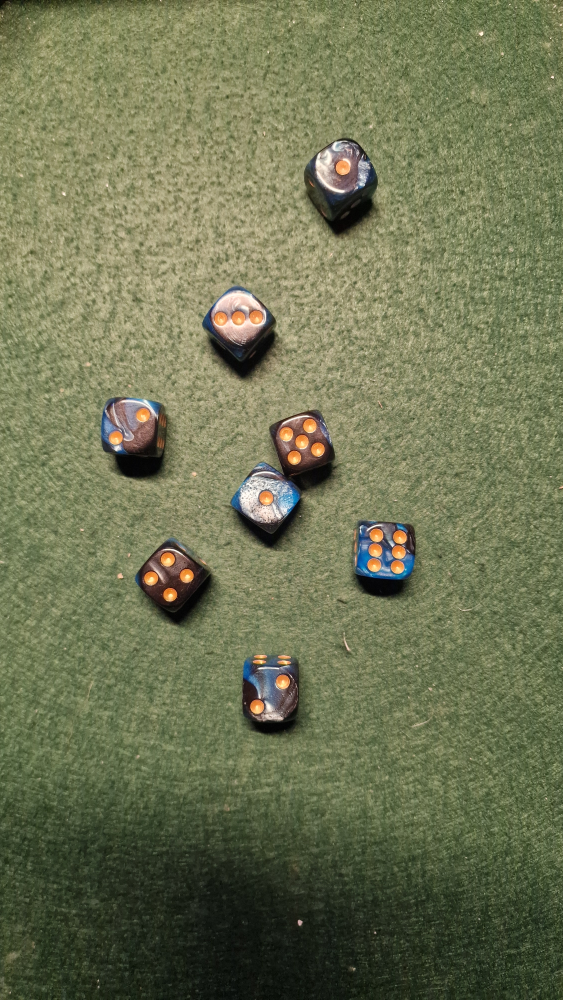
#> input picture pytest/dice2.jpg, 2252 x 4000 px (shown at 1/4 size)
$ python worksforpicture.py
#> lines starting #> are read from the running program, lines starting #| are printed output that depends on the picture; after the words box and inside, x2 and y2 are one past the last pixel; in counts of white or black regions, pixels touching at a corner belong together
import cv2
import numpy as np
from sklearn import cluster

dicePic = cv2.imread("./dice2.jpg", cv2.IMREAD_COLOR)
#> dicePic is the input picture: shape (4000, 2252, 3); mean B, G, R 83.5, 116.2, 111.1
img = cv2.resize(dicePic, None, fx=0.25, fy=0.25, interpolation=cv2.INTER_AREA)
gray = cv2.cvtColor(img, cv2.COLOR_BGR2GRAY)
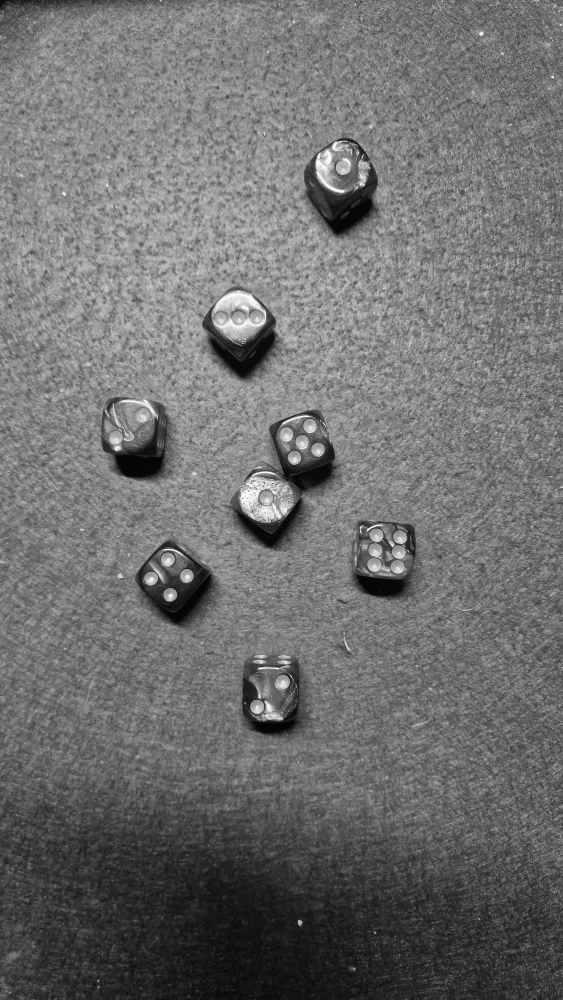
#> gray: shape (1000, 563); min 2, max 253, mean 110.9

def nothing(x):
    pass

cv2.namedWindow("controls")
cv2.createTrackbar("contour_blur", "controls", 9, 15, nothing)
cv2.createTrackbar("canny_low", "controls", 120, 255, nothing)
cv2.createTrackbar("canny_high", "controls", 60, 255, nothing)
cv2.createTrackbar("dist", "controls", 30, 200, nothing)
cv2.createTrackbar("circularity", "controls", 5, 10, nothing)
cv2.createTrackbar("min_area", "controls", 30, 200, nothing)
cv2.createTrackbar("max_area", "controls", 150, 500, nothing)
cv2.createTrackbar("render_contours", "controls", 1, 1, nothing)
cv2.createTrackbar("render_pips", "controls", 0, 1, nothing)
cv2.createTrackbar("render_area", "controls", 0, 1, nothing)
cv2.createTrackbar("render_circularity", "controls", 0, 1, nothing)
cv2.createTrackbar("render_dice_val", "controls", 0, 1, nothing)

def detect_pips_with_dice_contours(img_bgr, dice_contours, dist, circularity_lower, min_area, max_area, r_pips, r_area, r_circ, r_val):
    vis = img_bgr.copy()

    all_pip_centers = []

    for die in dice_contours:
        x, y, w, h = cv2.boundingRect(die)

        pad = int(0.1 * max(w, h))
        x0 = max(x - pad, 0)
        y0 = max(y - pad, 0)
        x1 = min(x + w + pad, img_bgr.shape[1])
        y1 = min(y + h + pad, img_bgr.shape[0])

        roi = img_bgr[y0:y1, x0:x1]

        # LAB B-channel for gold pips
        lab = cv2.cvtColor(roi, cv2.COLOR_BGR2LAB)
        b = lab[:, :, 2]

        b = cv2.GaussianBlur(b, (5, 5), 0)
        b = cv2.normalize(b, None, 0, 255, cv2.NORM_MINMAX)
        _, mask = cv2.threshold(b, 200, 255, cv2.THRESH_BINARY)

        kernel = cv2.getStructuringElement(cv2.MORPH_ELLIPSE, (5, 5))
        mask = cv2.morphologyEx(mask, cv2.MORPH_OPEN, kernel)
        mask = cv2.morphologyEx(mask, cv2.MORPH_CLOSE, kernel)

        contours, _ = cv2.findContours(
            mask,
            cv2.RETR_EXTERNAL,
            cv2.CHAIN_APPROX_SIMPLE
        )

        for c in contours:
            area = cv2.contourArea(c)
            if area < min_area or area > max_area:
                continue

            peri = cv2.arcLength(c, True) # noise / single point countour filtering
            if peri == 0:
                continue

            circularity = 4 * np.pi * area / (peri * peri)
            if circularity < circularity_lower:
                continue

            M = cv2.moments(c)
            if M["m00"] == 0:
                continue

            cx = int(M["m10"] / M["m00"]) + x0
            cy = int(M["m01"] / M["m00"]) + y0
            all_pip_centers.append((cx, cy))

            if r_circ:
                cv2.putText(
                    vis,
                    str(circularity),
                    (cx, cy - 12),
                    cv2.FONT_HERSHEY_SIMPLEX,
                    0.9,
                    (255, 0, 0),
                    2
                )

            if r_area:
                cv2.putText(
                    vis,
                    str(area),
                    (cx, cy - 12),
                    cv2.FONT_HERSHEY_SIMPLEX,
                    0.9,
                    (255, 0, 0),
                    2
                )

    if len(all_pip_centers) == 0:
        return [], vis

    # estimate pip spacing globally
    dists = []
    for i in range(len(all_pip_centers)):
        for j in range(i + 1, len(all_pip_centers)):
            dists.append(
                np.linalg.norm(
                    np.array(all_pip_centers[i]) - np.array(all_pip_centers[j])
                )
            )

    spacing = np.percentile(dists, 25)
    max_dist = spacing * dist # distance threshold

    clusters = []
    used = [False] * len(all_pip_centers)

    for i, p in enumerate(all_pip_centers):
        if used[i]:
            continue

        cluster = [p]
        used[i] = True
        stack = [i]

        while stack:
            idx = stack.pop()
            for j, q in enumerate(all_pip_centers):
                if used[j]:
                    continue
                if np.linalg.norm(
                    np.array(all_pip_centers[idx]) - np.array(q)
                ) < max_dist:
                    used[j] = True
                    stack.append(j)
                    cluster.append(q)

        clusters.append(cluster)

    results = []

    for cluster in clusters:
        cx = int(np.mean([p[0] for p in cluster]))
        cy = int(np.mean([p[1] for p in cluster]))

        if r_pips:
            for p in cluster:
                cv2.circle(vis, p, 4, (0, 0, 255), -1)

        if r_val:
            cv2.putText(
                vis,
                str(len(cluster)),
                (cx, cy - 12),
                cv2.FONT_HERSHEY_SIMPLEX,
                0.9,
                (255, 0, 0),
                2
            )

        results.append({
            "pip_count": len(cluster),
            "center": (cx, cy),
            "pips": cluster
        })

    return results, vis

def get_dice_contours(img_blurred, low, high):
    edges = cv2.Canny(img_blurred, low, high)
    kernel = cv2.getStructuringElement(cv2.MORPH_RECT, (5, 5))
    edges_thick = cv2.dilate(edges, kernel, iterations=2)

    edges_closed = cv2.morphologyEx(
        edges_thick,
        cv2.MORPH_CLOSE,
        kernel,
        iterations=2
    )

    filled = edges_closed.copy()
    h, w = filled.shape
    mask = np.zeros((h + 2, w + 2), np.uint8)

    cv2.floodFill(filled, mask, (0, 0), 255)
    filled = cv2.bitwise_not(filled)
    filled = cv2.bitwise_or(filled, edges_closed)

    contours, _ = cv2.findContours(
        filled,
        cv2.RETR_EXTERNAL,
        cv2.CHAIN_APPROX_SIMPLE
    )

    dice = []
    for c in contours:
        area = cv2.contourArea(c)
        if area < 2000 or area > 20000:
            continue
        dice.append(c)
    return dice

while True:
    cBlur = cv2.getTrackbarPos("contour_blur", "controls")
    low = cv2.getTrackbarPos("canny_low", "controls")
    high = cv2.getTrackbarPos("canny_high", "controls")
    dist = cv2.getTrackbarPos("dist", "controls")
    circ_val = cv2.getTrackbarPos("circularity", "controls")
    min_area = cv2.getTrackbarPos("min_area", "controls")
    max_area = cv2.getTrackbarPos("max_area", "controls")

    r_contours = cv2.getTrackbarPos("render_contours", "controls")
    r_pips = cv2.getTrackbarPos("render_pips", "controls")
    r_area = cv2.getTrackbarPos("render_area", "controls")
    r_circ = cv2.getTrackbarPos("render_circularity", "controls")
    r_val = cv2.getTrackbarPos("render_dice_val", "controls")

    if cBlur %2 == 0:
        cBlur += 1

    blur = cv2.GaussianBlur(gray, (cBlur, cBlur), 0)
    dice = get_dice_contours(blur, low, high)
#> in get_dice_contours, `edges = cv2.Canny(img_blurred, low, high)`:
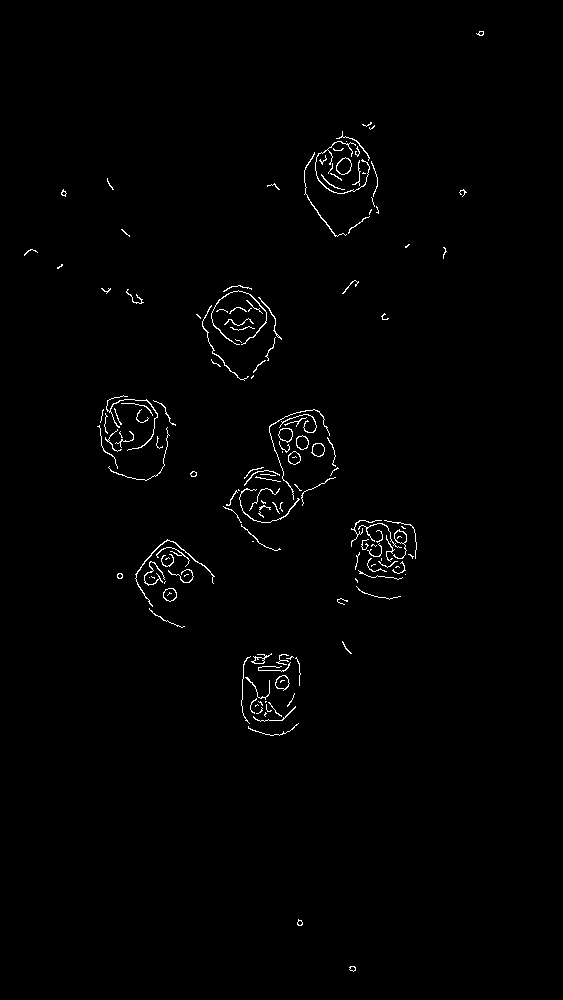
#> edges: shape (1000, 563); 1% white in thin lines or dots, all inside (x1, y1, x2, y2) = (24, 31, 484, 972)
#> in get_dice_contours, `edges_thick = cv2.dilate(edges, kernel, iterations=2)`: edges_thick: shape (1000, 563); 7.9% white; 28 white regions, largest, box (x1, y1, x2, y2) and area: (219, 405, 343, 555) 8738, (300, 127, 383, 241) 5566, (192, 281, 286, 385) 5462
#> in get_dice_contours, `edges_closed = cv2.morphologyEx( edges_thick, cv2.MORPH_CLOSE, kernel,..`: edges_closed: shape (1000, 563); 8.3% white; 24 white regions, largest, box (x1, y1, x2, y2) and area: (219, 405, 343, 555) 9055, (300, 118, 383, 241) 6162, (192, 281, 286, 385) 5851
#> in get_dice_contours, `cv2.floodFill(filled, mask, (0, 0), 255)`: filled: shape (1000, 563); 99.5% white; 5 black regions, box (x1, y1, x2, y2) and area: (320, 196, 367, 227) 1019, (122, 452, 159, 474) 673, (228, 342, 263, 370) 606, (291, 461, 327, 483) 581, (375, 582, 394, 593) 194
#> in get_dice_contours, `filled = cv2.bitwise_or(filled, edges_closed)`: filled: shape (1000, 563); 8.8% white; 24 white regions
#> in get_dice_contours, `contours, _ = cv2.findContours( filled, cv2.RETR_EXTERNAL, cv2.CHAIN_A..`: contours = 24 contours; largest, box (x1, y1, x2, y2) and area: (219, 405, 343, 555) 9402, (300, 118, 383, 241) 7005, (192, 281, 286, 385) 6308, (93, 391, 180, 485) 6120, (333, 516, 421, 609) 5449
#> the loop in get_dice_contours, `for c in contours:` made 24 passes
#> area on passes 1 to 12: 175.5, 173.5, 5285.5, 240.5, 4627, 5449, 176.5, 9401.5, 6120, 187.5, 664.5, 6307.5
#> after the loop in get_dice_contours, `for c in contours:`: dice = 7 contours; box (x1, y1, x2, y2) and area: (219, 405, 343, 555) 9402, (300, 118, 383, 241) 7005, (192, 281, 286, 385) 6308, (93, 391, 180, 485) 6120, (333, 516, 421, 609) 5449, (237, 649, 305, 740) 5286, (113, 535, 219, 632) 4627
    results, vis = detect_pips_with_dice_contours(img, dice, dist / 100, circ_val / 10, min_area, max_area, r_pips, r_area, r_circ, r_val)
#> the loop in detect_pips_with_dice_contours, `for die in dice_contours:` made 7 passes
#> (x, y, w, h, pad, x0, y0, x1) on passes 1 to 7: (237, 649, 68, 91, 9, 228, 640, 314), (113, 535, 106, 97, 10, 103, 525, 229), (333, 516, 88, 93, 9, 324, 507, 430), (219, 405, 124, 150, 15, 204, 390, 358), (93, 391, 87, 94, 9, 84, 382, 189), (192, 281, 94, 104, 10, 182, 271, 296), (300, 118, 83, 123, 12, 288, 106, 395)
#> pass 1, in detect_pips_with_dice_contours, `b = lab[:, :, 2]`:
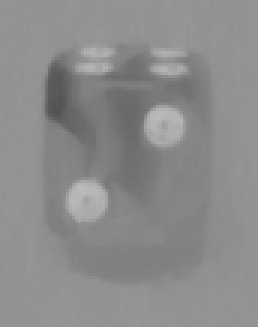
#> b: shape (109, 86) (shown 3 times larger); min 83, max 186, mean 139.6
#> after the loop in detect_pips_with_dice_contours, `for die in dice_contours:`:
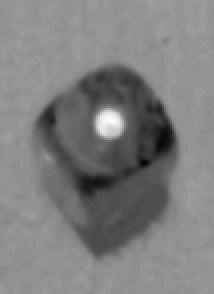
#> b: shape (147, 107) (shown 2 times larger); min 0, max 255, mean 126.7
#> after the loop in detect_pips_with_dice_contours, `for die in dice_contours:`:
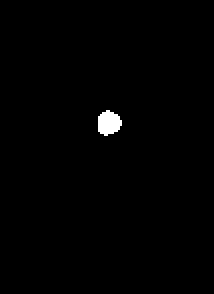
#> mask: shape (147, 107) (shown 2 times larger); 0.74% white; 1 white region, box (x1, y1, x2, y2) and area: (49, 55, 61, 68) 116
#> after the loop in detect_pips_with_dice_contours, `for die in dice_contours:`:
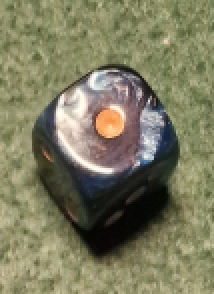
#> roi: shape (147, 107, 3) (shown 2 times larger); mean B, G, R 96, 124, 125.5
#> after the loop in detect_pips_with_dice_contours, `for die in dice_contours:`: all_pip_centers = [(256, 706), (282, 681), (168, 592), (150, 575), (185, 572), (166, 556), (396, 566), (373, 564), (398, 551), (375, 549), (399, 536), (375, 534), (265, 497), (293, 456), (317, 448), (301, 440), (285, 433), (309, 424), (115, 436), (142, 413), (219, 318), (237, 317), (255, 316), (342, 167)]
#> the loop in detect_pips_with_dice_contours, `for i in range(len(all_pip_centers)):` made 24 passes
#> after the loop in detect_pips_with_dice_contours, `for i in range(len(all_pip_centers)):`: dists = 276 values, max 545.8 at index 22, min 15 at index 172, mean 189.8
#> in detect_pips_with_dice_contours, `spacing = np.percentile(dists, 25)`: spacing = 136.8
#> in detect_pips_with_dice_contours, `max_dist = spacing * dist`: max_dist = 41.05
#> in detect_pips_with_dice_contours, `used = [False] * len(all_pip_centers)`: used = [False, False, False, False, False, False, False, False, False, False, False, False, False, False, False, False, False, False, False, False, False, False, False, False]
#> the loop in detect_pips_with_dice_contours, `for i, p in enumerate(all_pip_centers):` made 24 passes
#> after the loop in detect_pips_with_dice_contours, `for i, p in enumerate(all_pip_centers):`: clusters = 8 items; used = [True, True, True, True, True, True, True, True, True, True, True, True, True, True, True, True, True, True, True, True, True, True, True, True]
#> the loop in detect_pips_with_dice_contours, `for cluster in clusters:` made 8 passes
#> (cluster, cx, cy) on passes 1, 2, 5, 6, 7: ([(256, 706), (282, 681)], 269, 693), ([(168, 592), (150, 575), (185, 572), (166, 556)], 167, 573), ([(293, 456), (317, 448), (301, 440), (285, 433), (309, 424)], 301, 440), ([(115, 436), (142, 413)], 128, 424), ([(219, 318), (237, 317), (255, 316)], 237, 317)
#> (cx, cy) on passes 3, 4, 8: (386, 550), (265, 497), (342, 167)
#> after the loop in detect_pips_with_dice_contours, `for cluster in clusters:`: results = 8 items
#> results = 8 items

    if r_contours == 1:
        cv2.drawContours(vis, dice, -1, (0, 0, 255), 2)
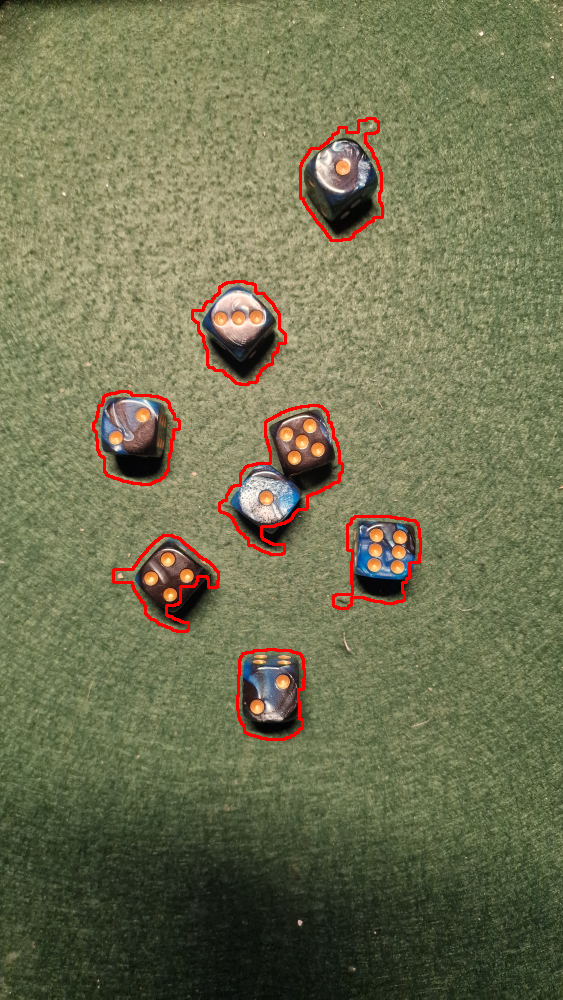
#> vis: shape (1000, 563, 3); mean B, G, R 82.1, 114.4, 113

    cv2.imshow("dice", vis)


    res = cv2.waitKey(1)
#> (key q is pressed here)
    if res & 0xFF == ord('q'):
        break

cv2.destroyAllWindows()

$ run again, with pytest/dice.jpg copied over pytest/dice2.jpg
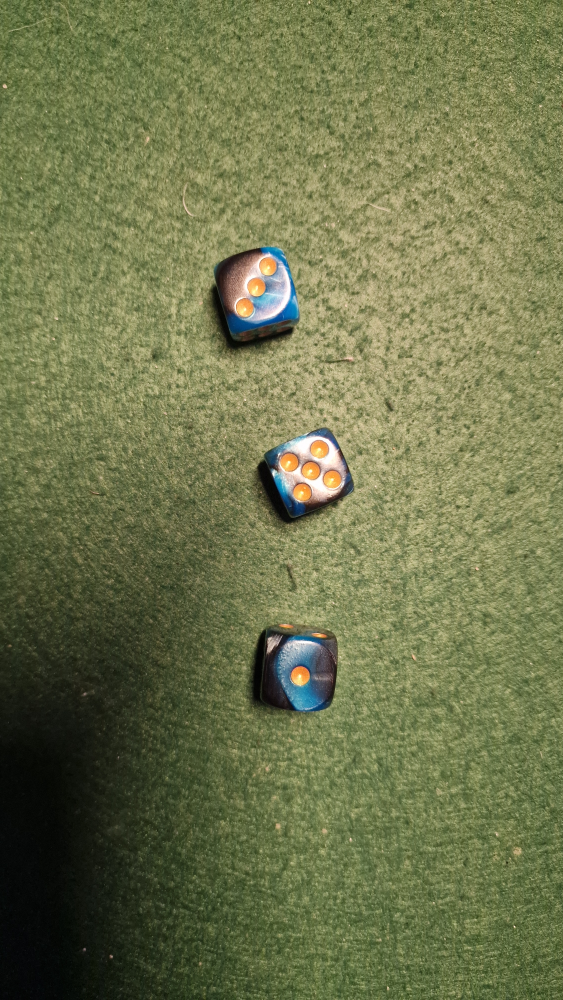
#> input picture pytest/dice.jpg, 2252 x 4000 px (shown at 1/4 size)
#> dicePic is the input picture: shape (4000, 2252, 3); mean B, G, R 76.7, 117, 111.2
#> edges: shape (1000, 563); 0.79% white in thin lines or dots, all inside (x1, y1, x2, y2) = (2, 1, 546, 856)
#> edges_thick: shape (1000, 563); 7.5% white; 59 white regions, largest, box (x1, y1, x2, y2) and area: (249, 396, 358, 538) 8526, (202, 242, 304, 358) 7291, (242, 619, 343, 718) 5338
#> edges_closed: shape (1000, 563); 8.1% white; 40 white regions, largest, box (x1, y1, x2, y2) and area: (249, 387, 393, 538) 10764, (202, 242, 344, 358) 10392, (242, 619, 343, 718) 5645
#> in get_dice_contours, `contours, _ = cv2.findContours( filled, cv2.RETR_EXTERNAL, cv2.CHAIN_A..`: contours = 40 contours; largest, box (x1, y1, x2, y2) and area: (202, 242, 344, 358) 10768, (249, 387, 393, 538) 10437, (242, 619, 343, 718) 6586, (314, 321, 460, 385) 3962, (334, 189, 392, 249) 1132
#> the loop in get_dice_contours, `for c in contours:` made 40 passes
#> area on passes 1 to 8: 250.5, 180.5, 237.5, 184, 246, 203.5, 6585.5, 206.5
#> after the loop in get_dice_contours, `for c in contours:`: dice = 4 contours; box (x1, y1, x2, y2) and area: (202, 242, 344, 358) 10768, (249, 387, 393, 538) 10437, (242, 619, 343, 718) 6586, (314, 321, 460, 385) 3962
#> the loop in detect_pips_with_dice_contours, `for die in dice_contours:` made 4 passes
#> (x, y, w, h, pad, x0, y0, x1) on passes 1, 2, 4: (242, 619, 101, 99, 10, 232, 609, 353), (249, 387, 144, 151, 15, 234, 372, 408), (202, 242, 142, 116, 14, 188, 228, 358)
#> after the loop in detect_pips_with_dice_contours, `for die in dice_contours:`:
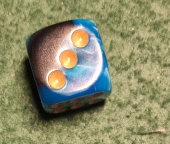
#> roi: shape (144, 170, 3); mean B, G, R 107.3, 140, 140.7
#> after the loop in detect_pips_with_dice_contours, `for die in dice_contours:`: all_pip_centers = []
#> `cv2.drawContours(vis, dice, -1, (0, 0, 255), 2)`:
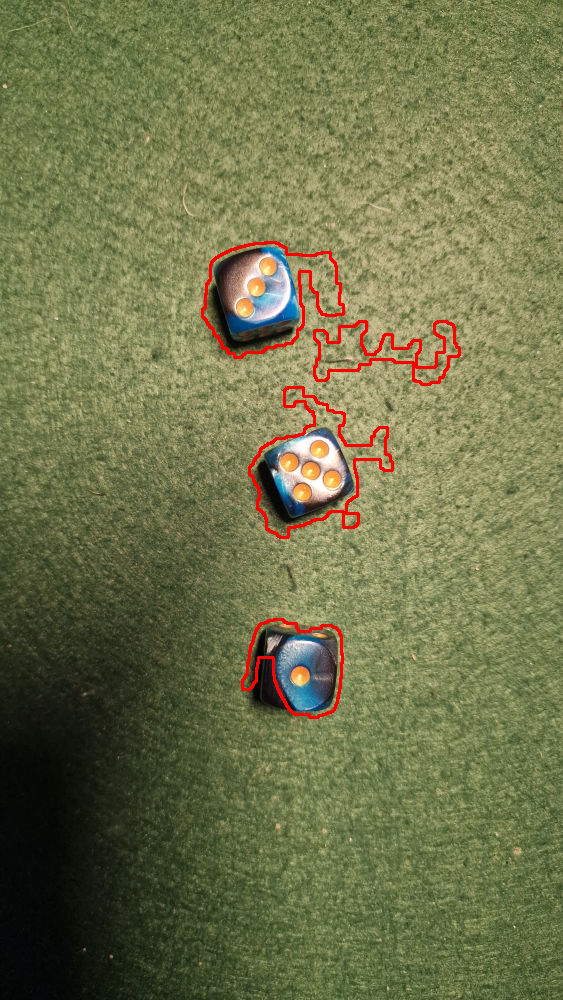
#> vis: shape (1000, 563, 3); mean B, G, R 75.4, 115.2, 112.7
